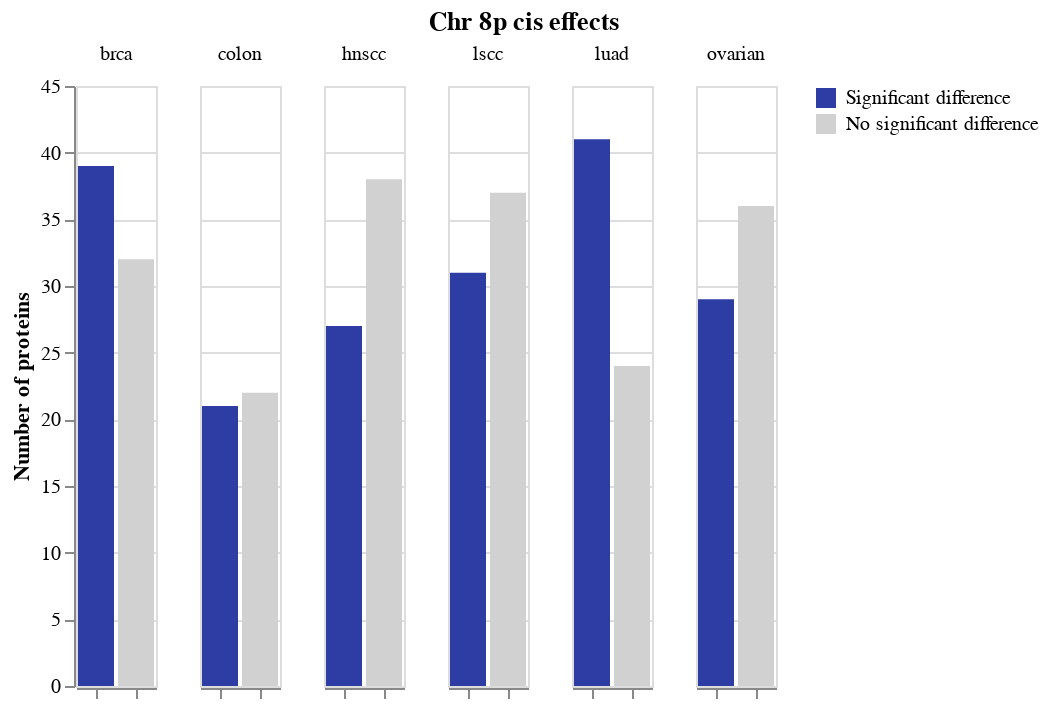

Here is the notebook cell this chart was saved with:
### Markdown cell above
## Select the proteins with a significant change, and take a detour to make some plots

### Code cell
prots = long_results[long_results["adj_p"] <= 0.05].reset_index(drop=True)
prots_cts = prots.groupby("cancer_type").count()[["protein"]]

fail_prots = long_results[long_results["adj_p"] > 0.05].reset_index(drop=True)
fail_cts = fail_prots.groupby("cancer_type").count()[["protein"]]

prots_cts.insert(0, "count_type", "Significant difference")
fail_cts.insert(0, "count_type", "No significant difference")

counts = prots_cts.append(fail_cts).sort_index().reset_index(drop=False)

alt.Chart(counts).mark_bar().encode(
    x=alt.X(
        "count_type",
        axis=alt.Axis(
            title=None,
            labels=False
        ),
        sort=["Significant difference"]
    ),
    y=alt.Y(
        "protein",
        axis=alt.Axis(
            title="Number of proteins"
        )
    ),
    color=alt.Color(
        "count_type",
        title=None,
        sort=["Significant difference"],
        scale=alt.Scale(
            domain=["Significant difference", "No significant difference"],
            range=["#2d3da4", "#d1d1d1"]
        )
    )
).facet(
    column=alt.Column(
        "cancer_type",
        title=None
    )
).properties(
    title=f"Chr {CHROMOSOME}{ARM} {TRANS_OR_CIS} effects"
).configure_title(
    anchor="middle"
)

### Figure 1 — Vega-Lite specification as saved in the notebook (floating-point values rounded to 4 significant figures)
{"config": {"view": {"continuousWidth": 400, "continuousHeight": 300}, "title": {"anchor": "middle"}}, "data": {"name": "data-6b1515302c837650456e2777900041c6"}, "facet": {"column": {"type": "nominal", "field": "cancer_type", "title": null}}, "spec": {"mark": "bar", "encoding": {"color": {"type": "nominal", "field": "count_type", "scale": {"domain": ["Significant difference", "No significant difference"], "range": ["#2d3da4", "#d1d1d1"]}, "sort": ["Significant difference"], "title": null}, "x": {"type": "nominal", "axis": {"labels": false, "title": null}, "field": "count_type", "sort": ["Significant difference"]}, "y": {"type": "quantitative", "axis": {"title": "Number of proteins"}, "field": "protein"}}}, "title": "Chr 8p cis effects", "$schema": "https://vega.github.io/schema/vega-lite/v4.8.1.json", "datasets": {"data-6b1515302c837650456e2777900041c6": [{"cancer_type": "brca", "count_type": "Significant difference", "protein": 39}, {"cancer_type": "brca", "count_type": "No significant difference", "protein": 32}, {"cancer_type": "colon", "count_type": "Significant difference", "protein": 21}, {"cancer_type": "colon", "count_type": "No significant difference", "protein": 22}, {"cancer_type": "hnscc", "count_type": "Significant difference", "protein": 27}, {"cancer_type": "hnscc", "count_type": "No significant difference", "protein": 38}, {"cancer_type": "lscc", "count_type": "Significant difference", "protein": 31}, {"cancer_type": "lscc", "count_type": "No significant difference", "protein": 37}, {"cancer_type": "luad", "count_type": "Significant difference", "protein": 41}, {"cancer_type": "luad", "count_type": "No significant difference", "protein": 24}, {"cancer_type": "ovarian", "count_type": "Significant difference", "protein": 29}, {"cancer_type": "ovarian", "count_type": "No significant difference", "protein": 36}]}}
